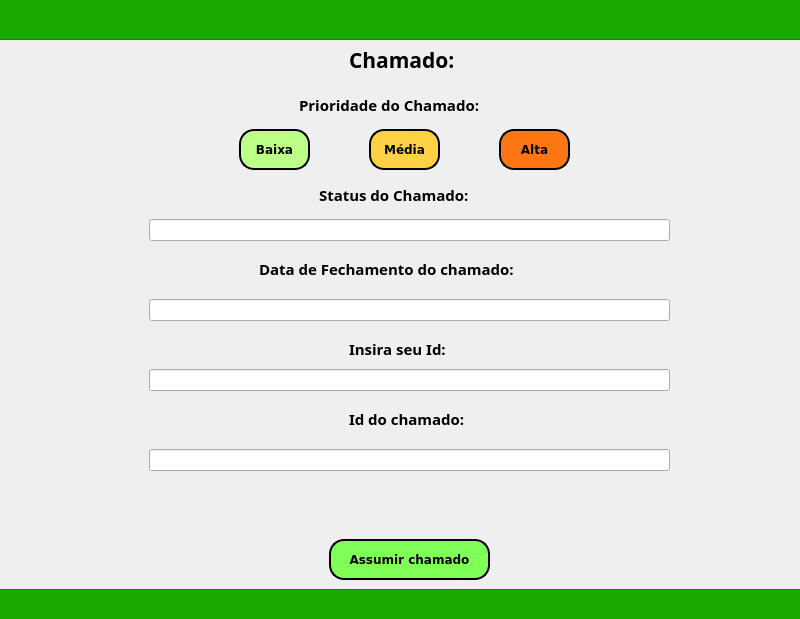
<?xml version="1.0" encoding="UTF-8"?>
<ui version="4.0">
 <class>Dialog</class>
 <widget class="QDialog" name="Dialog">
  <property name="geometry">
   <rect>
    <x>0</x>
    <y>0</y>
    <width>800</width>
    <height>619</height>
   </rect>
  </property>
  <property name="windowTitle">
   <string>Dialog</string>
  </property>
  <widget class="QFrame" name="frame">
   <property name="geometry">
    <rect>
     <x>-11</x>
     <y>-1</y>
     <width>861</width>
     <height>651</height>
    </rect>
   </property>
   <property name="frameShape">
    <enum>QFrame::StyledPanel</enum>
   </property>
   <property name="frameShadow">
    <enum>QFrame::Raised</enum>
   </property>
   <widget class="QLineEdit" name="lineDesc">
    <property name="geometry">
     <rect>
      <x>160</x>
      <y>220</y>
      <width>521</width>
      <height>22</height>
     </rect>
    </property>
   </widget>
   <widget class="QFrame" name="verdeUserB">
    <property name="geometry">
     <rect>
      <x>0</x>
      <y>-10</y>
      <width>881</width>
      <height>51</height>
     </rect>
    </property>
    <property name="styleSheet">
     <string notr="true">background-color: rgb(25, 170, 0);</string>
    </property>
    <property name="frameShape">
     <enum>QFrame::StyledPanel</enum>
    </property>
    <property name="frameShadow">
     <enum>QFrame::Raised</enum>
    </property>
    <widget class="QFrame" name="verdeUserB_2">
     <property name="geometry">
      <rect>
       <x>0</x>
       <y>0</y>
       <width>881</width>
       <height>51</height>
      </rect>
     </property>
     <property name="styleSheet">
      <string notr="true">background-color: rgb(25, 170, 0);</string>
     </property>
     <property name="frameShape">
      <enum>QFrame::StyledPanel</enum>
     </property>
     <property name="frameShadow">
      <enum>QFrame::Raised</enum>
     </property>
    </widget>
   </widget>
   <widget class="QFrame" name="verdeUserB_3">
    <property name="geometry">
     <rect>
      <x>-20</x>
      <y>590</y>
      <width>881</width>
      <height>51</height>
     </rect>
    </property>
    <property name="styleSheet">
     <string notr="true">background-color: rgb(25, 170, 0);</string>
    </property>
    <property name="frameShape">
     <enum>QFrame::StyledPanel</enum>
    </property>
    <property name="frameShadow">
     <enum>QFrame::Raised</enum>
    </property>
   </widget>
   <widget class="QLabel" name="label">
    <property name="geometry">
     <rect>
      <x>360</x>
      <y>40</y>
      <width>141</width>
      <height>41</height>
     </rect>
    </property>
    <property name="font">
     <font>
      <family>Segoe UI Black</family>
      <pointsize>16</pointsize>
      <weight>75</weight>
      <bold>true</bold>
     </font>
    </property>
    <property name="text">
     <string>Chamado:</string>
    </property>
   </widget>
   <widget class="QLabel" name="labelD">
    <property name="geometry">
     <rect>
      <x>330</x>
      <y>180</y>
      <width>181</width>
      <height>31</height>
     </rect>
    </property>
    <property name="font">
     <font>
      <family>Segoe UI Black</family>
      <pointsize>11</pointsize>
      <weight>75</weight>
      <bold>true</bold>
     </font>
    </property>
    <property name="text">
     <string>Status do Chamado:</string>
    </property>
   </widget>
   <widget class="QLineEdit" name="lineIdAdm">
    <property name="geometry">
     <rect>
      <x>160</x>
      <y>370</y>
      <width>521</width>
      <height>22</height>
     </rect>
    </property>
   </widget>
   <widget class="QLineEdit" name="lineIdChamado">
    <property name="geometry">
     <rect>
      <x>160</x>
      <y>450</y>
      <width>521</width>
      <height>22</height>
     </rect>
    </property>
   </widget>
   <widget class="QLabel" name="labelD_3">
    <property name="geometry">
     <rect>
      <x>360</x>
      <y>410</y>
      <width>141</width>
      <height>20</height>
     </rect>
    </property>
    <property name="font">
     <font>
      <family>Segoe UI Black</family>
      <pointsize>11</pointsize>
      <weight>75</weight>
      <bold>true</bold>
     </font>
    </property>
    <property name="text">
     <string>Id do chamado:</string>
    </property>
   </widget>
   <widget class="QPushButton" name="btnAssumeChamado">
    <property name="geometry">
     <rect>
      <x>340</x>
      <y>540</y>
      <width>161</width>
      <height>41</height>
     </rect>
    </property>
    <property name="font">
     <font>
      <family>Verdana</family>
      <pointsize>9</pointsize>
      <weight>75</weight>
      <bold>true</bold>
     </font>
    </property>
    <property name="styleSheet">
     <string notr="true">
background-color: rgb(127, 255, 88);
border-radius: 15px;
 border: 2px solid black;</string>
    </property>
    <property name="text">
     <string>Assumir chamado</string>
    </property>
   </widget>
   <widget class="QLabel" name="labelD_5">
    <property name="geometry">
     <rect>
      <x>270</x>
      <y>260</y>
      <width>301</width>
      <height>20</height>
     </rect>
    </property>
    <property name="font">
     <font>
      <family>Segoe UI Black</family>
      <pointsize>11</pointsize>
      <weight>75</weight>
      <bold>true</bold>
     </font>
    </property>
    <property name="text">
     <string>Data de Fechamento do chamado:</string>
    </property>
   </widget>
   <widget class="QLineEdit" name="lineDataFecha">
    <property name="geometry">
     <rect>
      <x>160</x>
      <y>300</y>
      <width>521</width>
      <height>22</height>
     </rect>
    </property>
   </widget>
   <widget class="QLabel" name="labelD_4">
    <property name="geometry">
     <rect>
      <x>310</x>
      <y>90</y>
      <width>221</width>
      <height>31</height>
     </rect>
    </property>
    <property name="font">
     <font>
      <family>Segoe UI Black</family>
      <pointsize>11</pointsize>
      <weight>75</weight>
      <bold>true</bold>
     </font>
    </property>
    <property name="text">
     <string>Prioridade do Chamado:</string>
    </property>
   </widget>
   <widget class="QLabel" name="labelD_6">
    <property name="geometry">
     <rect>
      <x>360</x>
      <y>340</y>
      <width>121</width>
      <height>20</height>
     </rect>
    </property>
    <property name="font">
     <font>
      <family>Segoe UI Black</family>
      <pointsize>11</pointsize>
      <weight>75</weight>
      <bold>true</bold>
     </font>
    </property>
    <property name="text">
     <string>Insira seu Id:</string>
    </property>
   </widget>
   <widget class="QPushButton" name="btnBaixa">
    <property name="geometry">
     <rect>
      <x>250</x>
      <y>130</y>
      <width>71</width>
      <height>41</height>
     </rect>
    </property>
    <property name="font">
     <font>
      <family>Verdana</family>
      <pointsize>9</pointsize>
      <weight>75</weight>
      <bold>true</bold>
     </font>
    </property>
    <property name="styleSheet">
     <string notr="true">background-color: rgb(188, 255, 137);
border-radius: 15px;
 border: 2px solid black;</string>
    </property>
    <property name="text">
     <string>Baixa</string>
    </property>
   </widget>
   <widget class="QPushButton" name="btnMedia">
    <property name="geometry">
     <rect>
      <x>380</x>
      <y>130</y>
      <width>71</width>
      <height>41</height>
     </rect>
    </property>
    <property name="font">
     <font>
      <family>Verdana</family>
      <pointsize>9</pointsize>
      <weight>75</weight>
      <bold>true</bold>
     </font>
    </property>
    <property name="styleSheet">
     <string notr="true">background-color: rgb(255, 209, 69);
border-radius: 15px;
 border: 2px solid black;</string>
    </property>
    <property name="text">
     <string>Média</string>
    </property>
   </widget>
   <widget class="QPushButton" name="btnMedia_2">
    <property name="geometry">
     <rect>
      <x>510</x>
      <y>130</y>
      <width>71</width>
      <height>41</height>
     </rect>
    </property>
    <property name="font">
     <font>
      <family>Verdana</family>
      <pointsize>9</pointsize>
      <weight>75</weight>
      <bold>true</bold>
     </font>
    </property>
    <property name="styleSheet">
     <string notr="true">background-color: rgb(255, 118, 21);
border-radius: 15px;
 border: 2px solid black;</string>
    </property>
    <property name="text">
     <string>Alta</string>
    </property>
   </widget>
  </widget>
 </widget>
 <resources/>
 <connections/>
</ui>
